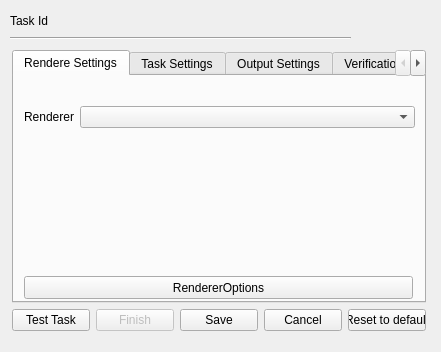
<?xml version="1.0" encoding="UTF-8"?>
<ui version="4.0">
 <class>NewTaskDialog</class>
 <widget class="QDialog" name="NewTaskDialog">
  <property name="windowModality">
   <enum>Qt::WindowModal</enum>
  </property>
  <property name="geometry">
   <rect>
    <x>0</x>
    <y>0</y>
    <width>441</width>
    <height>352</height>
   </rect>
  </property>
  <property name="sizePolicy">
   <sizepolicy hsizetype="Fixed" vsizetype="Fixed">
    <horstretch>0</horstretch>
    <verstretch>0</verstretch>
   </sizepolicy>
  </property>
  <property name="windowTitle">
   <string>Define New Task</string>
  </property>
  <widget class="QWidget" name="verticalLayoutWidget">
   <property name="geometry">
    <rect>
     <x>12</x>
     <y>50</y>
     <width>414</width>
     <height>281</height>
    </rect>
   </property>
   <layout class="QVBoxLayout" name="verticalLayout">
    <item>
     <widget class="QTabWidget" name="tabWidget">
      <property name="currentIndex">
       <number>0</number>
      </property>
      <widget class="QWidget" name="rendererSettingsTab">
       <attribute name="title">
        <string>Rendere Settings</string>
       </attribute>
       <widget class="QWidget" name="formLayoutWidget">
        <property name="geometry">
         <rect>
          <x>10</x>
          <y>30</y>
          <width>391</width>
          <height>171</height>
         </rect>
        </property>
        <layout class="QFormLayout" name="formLayout">
         <property name="fieldGrowthPolicy">
          <enum>QFormLayout::AllNonFixedFieldsGrow</enum>
         </property>
         <item row="0" column="0">
          <widget class="QLabel" name="label">
           <property name="text">
            <string>Renderer</string>
           </property>
          </widget>
         </item>
         <item row="0" column="1">
          <widget class="QComboBox" name="rendererComboBox">
           <property name="sizePolicy">
            <sizepolicy hsizetype="Minimum" vsizetype="Fixed">
             <horstretch>0</horstretch>
             <verstretch>0</verstretch>
            </sizepolicy>
           </property>
          </widget>
         </item>
        </layout>
       </widget>
       <widget class="QPushButton" name="rendererOptionsButton">
        <property name="geometry">
         <rect>
          <x>10</x>
          <y>200</y>
          <width>389</width>
          <height>23</height>
         </rect>
        </property>
        <property name="text">
         <string>RendererOptions</string>
        </property>
        <property name="autoDefault">
         <bool>false</bool>
        </property>
       </widget>
      </widget>
      <widget class="QWidget" name="taskSettingsTab">
       <attribute name="title">
        <string>Task Settings</string>
       </attribute>
       <widget class="QWidget" name="formLayoutWidget_2">
        <property name="geometry">
         <rect>
          <x>10</x>
          <y>10</y>
          <width>360</width>
          <height>212</height>
         </rect>
        </property>
        <layout class="QFormLayout" name="formLayout_2">
         <property name="fieldGrowthPolicy">
          <enum>QFormLayout::AllNonFixedFieldsGrow</enum>
         </property>
         <item row="0" column="0">
          <widget class="QLabel" name="label_5">
           <property name="text">
            <string>Full Task Timeout</string>
           </property>
          </widget>
         </item>
         <item row="0" column="1">
          <layout class="QHBoxLayout" name="horizontalLayout_4">
           <item>
            <widget class="QSpinBox" name="fullTaskTimeoutHourSpinBox">
             <property name="sizePolicy">
              <sizepolicy hsizetype="Minimum" vsizetype="Fixed">
               <horstretch>0</horstretch>
               <verstretch>0</verstretch>
              </sizepolicy>
             </property>
             <property name="maximum">
              <number>1000</number>
             </property>
            </widget>
           </item>
           <item>
            <widget class="QLabel" name="label_12">
             <property name="sizePolicy">
              <sizepolicy hsizetype="Maximum" vsizetype="Preferred">
               <horstretch>0</horstretch>
               <verstretch>0</verstretch>
              </sizepolicy>
             </property>
             <property name="text">
              <string>h</string>
             </property>
            </widget>
           </item>
           <item>
            <widget class="QSpinBox" name="fullTaskTimeoutMinSpinBox">
             <property name="sizePolicy">
              <sizepolicy hsizetype="Minimum" vsizetype="Fixed">
               <horstretch>0</horstretch>
               <verstretch>0</verstretch>
              </sizepolicy>
             </property>
             <property name="maximum">
              <number>59</number>
             </property>
            </widget>
           </item>
           <item>
            <widget class="QLabel" name="label_16">
             <property name="sizePolicy">
              <sizepolicy hsizetype="Maximum" vsizetype="Preferred">
               <horstretch>0</horstretch>
               <verstretch>0</verstretch>
              </sizepolicy>
             </property>
             <property name="text">
              <string>min</string>
             </property>
            </widget>
           </item>
           <item>
            <widget class="QSpinBox" name="fullTaskTimeoutSecSpinBox">
             <property name="maximum">
              <number>59</number>
             </property>
            </widget>
           </item>
           <item>
            <widget class="QLabel" name="label_17">
             <property name="sizePolicy">
              <sizepolicy hsizetype="Maximum" vsizetype="Preferred">
               <horstretch>0</horstretch>
               <verstretch>0</verstretch>
              </sizepolicy>
             </property>
             <property name="text">
              <string>sec</string>
             </property>
            </widget>
           </item>
          </layout>
         </item>
         <item row="1" column="0">
          <widget class="QLabel" name="label_6">
           <property name="text">
            <string>Min Subtask time</string>
           </property>
          </widget>
         </item>
         <item row="1" column="1">
          <layout class="QHBoxLayout" name="horizontalLayout_13">
           <item>
            <widget class="QSpinBox" name="minSubtaskTimeHourSpinBox">
             <property name="sizePolicy">
              <sizepolicy hsizetype="Minimum" vsizetype="Fixed">
               <horstretch>0</horstretch>
               <verstretch>0</verstretch>
              </sizepolicy>
             </property>
             <property name="maximum">
              <number>1000</number>
             </property>
            </widget>
           </item>
           <item>
            <widget class="QLabel" name="label_27">
             <property name="sizePolicy">
              <sizepolicy hsizetype="Maximum" vsizetype="Preferred">
               <horstretch>0</horstretch>
               <verstretch>0</verstretch>
              </sizepolicy>
             </property>
             <property name="text">
              <string>h</string>
             </property>
            </widget>
           </item>
           <item>
            <widget class="QSpinBox" name="minSubtaskTimeMinSpinBox">
             <property name="sizePolicy">
              <sizepolicy hsizetype="Minimum" vsizetype="Fixed">
               <horstretch>0</horstretch>
               <verstretch>0</verstretch>
              </sizepolicy>
             </property>
             <property name="maximum">
              <number>59</number>
             </property>
            </widget>
           </item>
           <item>
            <widget class="QLabel" name="label_28">
             <property name="sizePolicy">
              <sizepolicy hsizetype="Maximum" vsizetype="Preferred">
               <horstretch>0</horstretch>
               <verstretch>0</verstretch>
              </sizepolicy>
             </property>
             <property name="text">
              <string>min</string>
             </property>
            </widget>
           </item>
           <item>
            <widget class="QSpinBox" name="minSubtaskTimeSecSpinBox">
             <property name="maximum">
              <number>59</number>
             </property>
            </widget>
           </item>
           <item>
            <widget class="QLabel" name="label_29">
             <property name="sizePolicy">
              <sizepolicy hsizetype="Maximum" vsizetype="Preferred">
               <horstretch>0</horstretch>
               <verstretch>0</verstretch>
              </sizepolicy>
             </property>
             <property name="text">
              <string>sec</string>
             </property>
            </widget>
           </item>
          </layout>
         </item>
         <item row="2" column="0">
          <widget class="QLabel" name="label_7">
           <property name="text">
            <string>Subtask Timeout</string>
           </property>
          </widget>
         </item>
         <item row="2" column="1">
          <layout class="QHBoxLayout" name="horizontalLayout_12">
           <item>
            <widget class="QSpinBox" name="subtaskTimeoutHourSpinBox">
             <property name="sizePolicy">
              <sizepolicy hsizetype="Minimum" vsizetype="Fixed">
               <horstretch>0</horstretch>
               <verstretch>0</verstretch>
              </sizepolicy>
             </property>
             <property name="maximum">
              <number>1000</number>
             </property>
            </widget>
           </item>
           <item>
            <widget class="QLabel" name="label_24">
             <property name="sizePolicy">
              <sizepolicy hsizetype="Maximum" vsizetype="Preferred">
               <horstretch>0</horstretch>
               <verstretch>0</verstretch>
              </sizepolicy>
             </property>
             <property name="text">
              <string>h</string>
             </property>
            </widget>
           </item>
           <item>
            <widget class="QSpinBox" name="subtaskTimeoutMinSpinBox">
             <property name="sizePolicy">
              <sizepolicy hsizetype="Minimum" vsizetype="Fixed">
               <horstretch>0</horstretch>
               <verstretch>0</verstretch>
              </sizepolicy>
             </property>
             <property name="maximum">
              <number>59</number>
             </property>
            </widget>
           </item>
           <item>
            <widget class="QLabel" name="label_25">
             <property name="sizePolicy">
              <sizepolicy hsizetype="Maximum" vsizetype="Preferred">
               <horstretch>0</horstretch>
               <verstretch>0</verstretch>
              </sizepolicy>
             </property>
             <property name="text">
              <string>min</string>
             </property>
            </widget>
           </item>
           <item>
            <widget class="QSpinBox" name="subtaskTimeoutSecSpinBox">
             <property name="maximum">
              <number>59</number>
             </property>
            </widget>
           </item>
           <item>
            <widget class="QLabel" name="label_26">
             <property name="sizePolicy">
              <sizepolicy hsizetype="Maximum" vsizetype="Preferred">
               <horstretch>0</horstretch>
               <verstretch>0</verstretch>
              </sizepolicy>
             </property>
             <property name="text">
              <string>sec</string>
             </property>
            </widget>
           </item>
          </layout>
         </item>
         <item row="3" column="0">
          <widget class="QLabel" name="label_8">
           <property name="text">
            <string>Total subtasks</string>
           </property>
          </widget>
         </item>
         <item row="3" column="1">
          <layout class="QHBoxLayout" name="horizontalLayout_10">
           <item>
            <widget class="QSpinBox" name="totalSpinBox"/>
           </item>
           <item>
            <widget class="QCheckBox" name="optimizeTotalCheckBox">
             <property name="sizePolicy">
              <sizepolicy hsizetype="Maximum" vsizetype="Fixed">
               <horstretch>0</horstretch>
               <verstretch>0</verstretch>
              </sizepolicy>
             </property>
             <property name="text">
              <string>optimize</string>
             </property>
            </widget>
           </item>
          </layout>
         </item>
         <item row="4" column="0">
          <widget class="QLabel" name="label_14">
           <property name="text">
            <string>Main Program File</string>
           </property>
          </widget>
         </item>
         <item row="4" column="1">
          <layout class="QHBoxLayout" name="horizontalLayout_9">
           <item>
            <widget class="QLineEdit" name="mainProgramFileLineEdit">
             <property name="enabled">
              <bool>false</bool>
             </property>
             <property name="sizePolicy">
              <sizepolicy hsizetype="Fixed" vsizetype="Fixed">
               <horstretch>0</horstretch>
               <verstretch>0</verstretch>
              </sizepolicy>
             </property>
            </widget>
           </item>
           <item>
            <spacer name="horizontalSpacer_8">
             <property name="orientation">
              <enum>Qt::Horizontal</enum>
             </property>
             <property name="sizeHint" stdset="0">
              <size>
               <width>40</width>
               <height>20</height>
              </size>
             </property>
            </spacer>
           </item>
           <item>
            <spacer name="horizontalSpacer_9">
             <property name="orientation">
              <enum>Qt::Horizontal</enum>
             </property>
             <property name="sizeHint" stdset="0">
              <size>
               <width>40</width>
               <height>20</height>
              </size>
             </property>
            </spacer>
           </item>
           <item>
            <widget class="QPushButton" name="chooseMainProgramFileButton">
             <property name="enabled">
              <bool>false</bool>
             </property>
             <property name="sizePolicy">
              <sizepolicy hsizetype="Minimum" vsizetype="Fixed">
               <horstretch>0</horstretch>
               <verstretch>0</verstretch>
              </sizepolicy>
             </property>
             <property name="maximumSize">
              <size>
               <width>100</width>
               <height>16777215</height>
              </size>
             </property>
             <property name="text">
              <string>...</string>
             </property>
            </widget>
           </item>
          </layout>
         </item>
         <item row="5" column="1">
          <layout class="QHBoxLayout" name="horizontalLayout_8">
           <property name="topMargin">
            <number>0</number>
           </property>
           <item>
            <spacer name="horizontalSpacer_7">
             <property name="orientation">
              <enum>Qt::Horizontal</enum>
             </property>
             <property name="sizeHint" stdset="0">
              <size>
               <width>40</width>
               <height>20</height>
              </size>
             </property>
            </spacer>
           </item>
           <item>
            <widget class="QPushButton" name="addResourceButton">
             <property name="text">
              <string>Add Resources</string>
             </property>
            </widget>
           </item>
          </layout>
         </item>
        </layout>
       </widget>
      </widget>
      <widget class="QWidget" name="outputSettingsTab">
       <attribute name="title">
        <string>Output Settings</string>
       </attribute>
       <widget class="QWidget" name="verticalLayoutWidget_2">
        <property name="geometry">
         <rect>
          <x>10</x>
          <y>10</y>
          <width>333</width>
          <height>201</height>
         </rect>
        </property>
        <layout class="QVBoxLayout" name="verticalLayout_2">
         <property name="bottomMargin">
          <number>5</number>
         </property>
         <item>
          <layout class="QHBoxLayout" name="horizontalLayout_3">
           <property name="topMargin">
            <number>5</number>
           </property>
           <item>
            <layout class="QFormLayout" name="formLayout_3">
             <property name="fieldGrowthPolicy">
              <enum>QFormLayout::AllNonFixedFieldsGrow</enum>
             </property>
             <property name="topMargin">
              <number>5</number>
             </property>
             <item row="0" column="0">
              <widget class="QLabel" name="label_9">
               <property name="text">
                <string>Output Resolution</string>
               </property>
              </widget>
             </item>
             <item row="0" column="1">
              <layout class="QHBoxLayout" name="horizontalLayout_2">
               <item>
                <widget class="QSpinBox" name="outputResXSpinBox">
                 <property name="minimum">
                  <number>1</number>
                 </property>
                 <property name="maximum">
                  <number>16777215</number>
                 </property>
                 <property name="singleStep">
                  <number>1</number>
                 </property>
                 <property name="value">
                  <number>800</number>
                 </property>
                </widget>
               </item>
               <item>
                <widget class="QLabel" name="label_13">
                 <property name="text">
                  <string>X</string>
                 </property>
                </widget>
               </item>
               <item>
                <widget class="QSpinBox" name="outputResYSpinBox">
                 <property name="minimum">
                  <number>1</number>
                 </property>
                 <property name="maximum">
                  <number>16777215</number>
                 </property>
                 <property name="value">
                  <number>600</number>
                 </property>
                </widget>
               </item>
               <item>
                <spacer name="horizontalSpacer_2">
                 <property name="orientation">
                  <enum>Qt::Horizontal</enum>
                 </property>
                 <property name="sizeHint" stdset="0">
                  <size>
                   <width>40</width>
                   <height>20</height>
                  </size>
                 </property>
                </spacer>
               </item>
              </layout>
             </item>
             <item row="2" column="0">
              <widget class="QLabel" name="label_11">
               <property name="text">
                <string>Output Format</string>
               </property>
              </widget>
             </item>
             <item row="2" column="1">
              <widget class="QComboBox" name="outputFormatsComboBox">
               <property name="sizePolicy">
                <sizepolicy hsizetype="Fixed" vsizetype="Fixed">
                 <horstretch>0</horstretch>
                 <verstretch>0</verstretch>
                </sizepolicy>
               </property>
              </widget>
             </item>
             <item row="3" column="0">
              <widget class="QLabel" name="label_10">
               <property name="text">
                <string>Output File</string>
               </property>
              </widget>
             </item>
             <item row="3" column="1">
              <layout class="QHBoxLayout" name="horizontalLayout_5">
               <item>
                <widget class="QLineEdit" name="outputFileLineEdit">
                 <property name="sizePolicy">
                  <sizepolicy hsizetype="Fixed" vsizetype="Fixed">
                   <horstretch>0</horstretch>
                   <verstretch>0</verstretch>
                  </sizepolicy>
                 </property>
                </widget>
               </item>
               <item>
                <spacer name="horizontalSpacer_5">
                 <property name="orientation">
                  <enum>Qt::Horizontal</enum>
                 </property>
                 <property name="sizeHint" stdset="0">
                  <size>
                   <width>40</width>
                   <height>20</height>
                  </size>
                 </property>
                </spacer>
               </item>
               <item>
                <widget class="QPushButton" name="chooseOutputFileButton">
                 <property name="sizePolicy">
                  <sizepolicy hsizetype="Minimum" vsizetype="Fixed">
                   <horstretch>0</horstretch>
                   <verstretch>0</verstretch>
                  </sizepolicy>
                 </property>
                 <property name="maximumSize">
                  <size>
                   <width>100</width>
                   <height>16777215</height>
                  </size>
                 </property>
                 <property name="text">
                  <string>...</string>
                 </property>
                </widget>
               </item>
              </layout>
             </item>
             <item row="4" column="1">
              <layout class="QHBoxLayout" name="horizontalLayout_7"/>
             </item>
            </layout>
           </item>
           <item>
            <spacer name="horizontalSpacer_3">
             <property name="orientation">
              <enum>Qt::Horizontal</enum>
             </property>
             <property name="sizeHint" stdset="0">
              <size>
               <width>40</width>
               <height>20</height>
              </size>
             </property>
            </spacer>
           </item>
          </layout>
         </item>
         <item>
          <spacer name="verticalSpacer">
           <property name="orientation">
            <enum>Qt::Vertical</enum>
           </property>
           <property name="sizeHint" stdset="0">
            <size>
             <width>20</width>
             <height>40</height>
            </size>
           </property>
          </spacer>
         </item>
        </layout>
       </widget>
      </widget>
      <widget class="QWidget" name="VerificationSettings">
       <property name="enabled">
        <bool>true</bool>
       </property>
       <attribute name="title">
        <string>Verification Settings</string>
       </attribute>
       <widget class="QWidget" name="verticalLayoutWidget_3">
        <property name="geometry">
         <rect>
          <x>20</x>
          <y>20</y>
          <width>361</width>
          <height>191</height>
         </rect>
        </property>
        <layout class="QVBoxLayout" name="verticalLayout_3">
         <item>
          <widget class="QCheckBox" name="advanceVerificationCheckBox">
           <property name="text">
            <string>Advance verification enabled</string>
           </property>
           <property name="tristate">
            <bool>false</bool>
           </property>
          </widget>
         </item>
         <item>
          <widget class="QGroupBox" name="groupBox">
           <property name="title">
            <string>Frequency</string>
           </property>
           <widget class="QWidget" name="verticalLayoutWidget_4">
            <property name="geometry">
             <rect>
              <x>10</x>
              <y>30</y>
              <width>161</width>
              <height>42</height>
             </rect>
            </property>
            <layout class="QVBoxLayout" name="verticalLayout_4">
             <item>
              <widget class="QRadioButton" name="verificationForAllRadioButton">
               <property name="enabled">
                <bool>false</bool>
               </property>
               <property name="text">
                <string>For all subtasks</string>
               </property>
               <property name="checked">
                <bool>true</bool>
               </property>
              </widget>
             </item>
             <item>
              <widget class="QRadioButton" name="verificationForFirstRadioButton">
               <property name="enabled">
                <bool>false</bool>
               </property>
               <property name="text">
                <string>For the first subtask</string>
               </property>
              </widget>
             </item>
            </layout>
           </widget>
           <widget class="QLabel" name="label_2">
            <property name="geometry">
             <rect>
              <x>20</x>
              <y>130</y>
              <width>46</width>
              <height>13</height>
             </rect>
            </property>
            <property name="text">
             <string>Test area </string>
            </property>
           </widget>
          </widget>
         </item>
         <item>
          <widget class="QGroupBox" name="groupBox_2">
           <property name="enabled">
            <bool>true</bool>
           </property>
           <property name="title">
            <string>Box size</string>
           </property>
           <widget class="QWidget" name="horizontalLayoutWidget_2">
            <property name="geometry">
             <rect>
              <x>10</x>
              <y>-10</y>
              <width>168</width>
              <height>101</height>
             </rect>
            </property>
            <layout class="QHBoxLayout" name="horizontalLayout_11">
             <item>
              <widget class="QSpinBox" name="verificationSizeXSpinBox">
               <property name="enabled">
                <bool>false</bool>
               </property>
               <property name="minimum">
                <number>2</number>
               </property>
               <property name="maximum">
                <number>100</number>
               </property>
               <property name="singleStep">
                <number>2</number>
               </property>
               <property name="value">
                <number>4</number>
               </property>
              </widget>
             </item>
             <item>
              <widget class="QLabel" name="label_3">
               <property name="sizePolicy">
                <sizepolicy hsizetype="Maximum" vsizetype="Preferred">
                 <horstretch>0</horstretch>
                 <verstretch>0</verstretch>
                </sizepolicy>
               </property>
               <property name="text">
                <string>x</string>
               </property>
              </widget>
             </item>
             <item>
              <widget class="QSpinBox" name="verificationSizeYSpinBox">
               <property name="enabled">
                <bool>false</bool>
               </property>
               <property name="minimum">
                <number>2</number>
               </property>
               <property name="maximum">
                <number>100</number>
               </property>
               <property name="singleStep">
                <number>2</number>
               </property>
               <property name="value">
                <number>4</number>
               </property>
              </widget>
             </item>
            </layout>
           </widget>
          </widget>
         </item>
        </layout>
       </widget>
      </widget>
     </widget>
    </item>
    <item>
     <layout class="QHBoxLayout" name="horizontalLayout">
      <item>
       <widget class="QPushButton" name="testTaskButton">
        <property name="text">
         <string>Test Task</string>
        </property>
       </widget>
      </item>
      <item>
       <widget class="QPushButton" name="finishButton">
        <property name="enabled">
         <bool>false</bool>
        </property>
        <property name="text">
         <string>Finish</string>
        </property>
       </widget>
      </item>
      <item>
       <widget class="QPushButton" name="saveButton">
        <property name="text">
         <string>Save</string>
        </property>
       </widget>
      </item>
      <item>
       <widget class="QPushButton" name="cancelButton">
        <property name="sizePolicy">
         <sizepolicy hsizetype="Minimum" vsizetype="Fixed">
          <horstretch>0</horstretch>
          <verstretch>0</verstretch>
         </sizepolicy>
        </property>
        <property name="text">
         <string>Cancel</string>
        </property>
       </widget>
      </item>
      <item>
       <widget class="QPushButton" name="resetToDefaultButton">
        <property name="text">
         <string>Reset to default</string>
        </property>
       </widget>
      </item>
     </layout>
    </item>
   </layout>
  </widget>
  <widget class="Line" name="line">
   <property name="geometry">
    <rect>
     <x>10</x>
     <y>30</y>
     <width>341</width>
     <height>16</height>
    </rect>
   </property>
   <property name="orientation">
    <enum>Qt::Horizontal</enum>
   </property>
  </widget>
  <widget class="QWidget" name="horizontalLayoutWidget">
   <property name="geometry">
    <rect>
     <x>10</x>
     <y>10</y>
     <width>341</width>
     <height>22</height>
    </rect>
   </property>
   <layout class="QHBoxLayout" name="horizontalLayout_6">
    <item>
     <widget class="QLabel" name="label_15">
      <property name="text">
       <string>Task Id</string>
      </property>
     </widget>
    </item>
    <item>
     <widget class="QLabel" name="taskIdLabel">
      <property name="sizePolicy">
       <sizepolicy hsizetype="Expanding" vsizetype="Preferred">
        <horstretch>0</horstretch>
        <verstretch>0</verstretch>
       </sizepolicy>
      </property>
      <property name="text">
       <string/>
      </property>
     </widget>
    </item>
    <item>
     <spacer name="horizontalSpacer_6">
      <property name="orientation">
       <enum>Qt::Horizontal</enum>
      </property>
      <property name="sizeHint" stdset="0">
       <size>
        <width>40</width>
        <height>20</height>
       </size>
      </property>
     </spacer>
    </item>
   </layout>
  </widget>
 </widget>
 <resources/>
 <connections/>
</ui>
